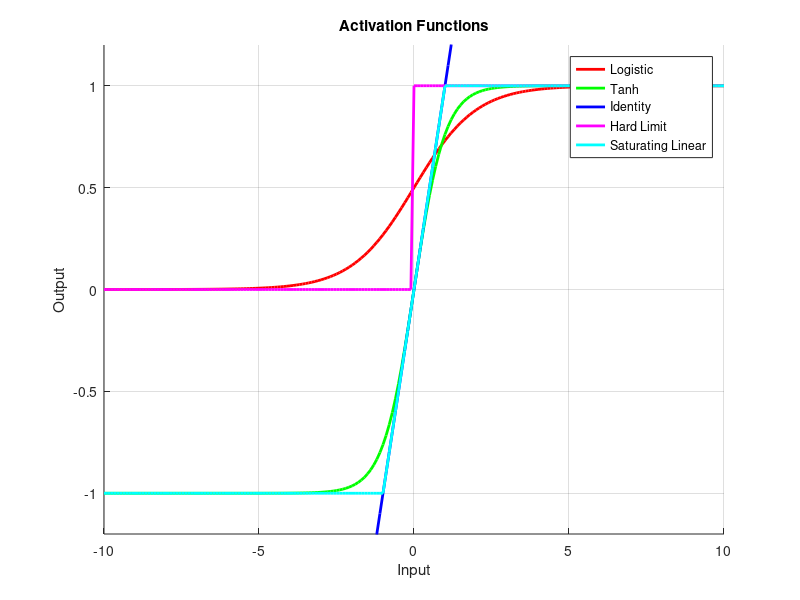

MATLAB code to generate this figure:
% Define input range
x = -10:0.1:10;

% Logistic Function
logistic = 1 ./ (1 + exp(-x));

% Hyperbolic Tangent Function
tanh_func = tanh(x);

% Identity Function
identity = x;

% Hard Limit Function
hard_limit = x >= 0;

% Saturating Linear Function
saturating_linear = min(max(x, -1), 1);

% Plotting
figure;
hold on;
plot(x, logistic, 'r', 'LineWidth', 2);
plot(x, tanh_func, 'g', 'LineWidth', 2);
plot(x, identity, 'b', 'LineWidth', 2);
plot(x, hard_limit, 'm', 'LineWidth', 2);
plot(x, saturating_linear, 'c', 'LineWidth', 2);

% Add legend and labels
legend('Logistic', 'Tanh', 'Identity', 'Hard Limit', 'Saturating Linear');
xlabel('Input');
ylabel('Output');
title('Activation Functions');

% Adjust axis limits for better visualization
ylim([-1.2, 1.2]);

% Show grid
grid on;

% Hold off
hold off;